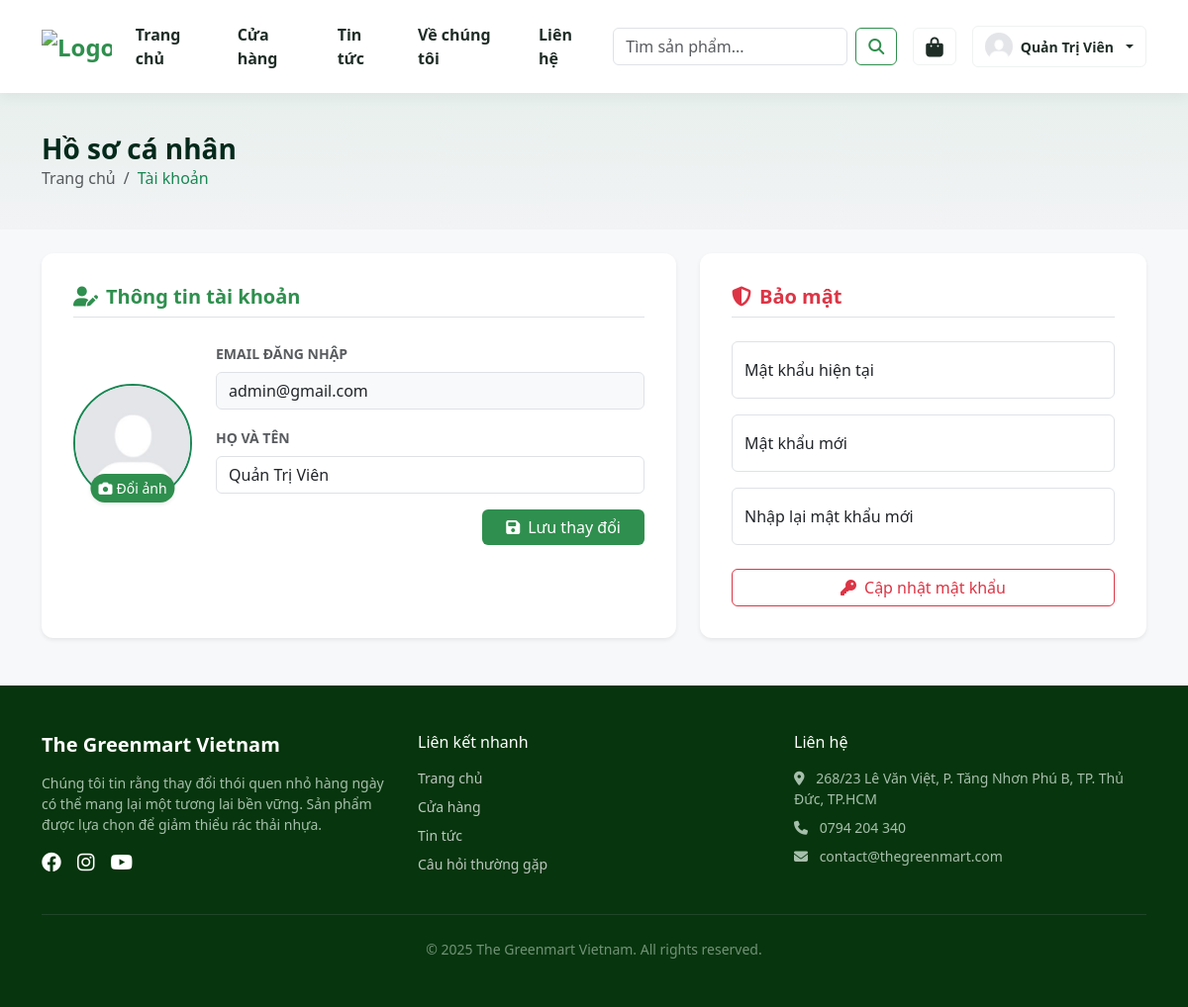
Page /index.php?controller=auth&action=profile (signed in) on the committed database.
### tables this page shows
CREATE TABLE IF NOT EXISTS `users` (
  `id` int(11) NOT NULL AUTO_INCREMENT,
  `full_name` varchar(100) NOT NULL,
  `email` varchar(100) NOT NULL,
  `password` varchar(255) NOT NULL,
  `avatar` varchar(255) DEFAULT 'default.png',
  `role` enum('admin','user') DEFAULT 'user',
  `created_at` timestamp DEFAULT current_timestamp(),
  PRIMARY KEY (`id`),
  UNIQUE KEY `email` (`email`)
);

### controllers/AuthController.php (called while the page is built, shortened)
<?php
class AuthController extends BaseController {
    private $userModel;
    public function __construct() {
        $this->userModel = new UserModel();
    }
    public function profile() {
        $user = $this->userModel->find('users', $_SESSION['user']['id']);
        $this->view('client/auth/profile', ['user' => $user]);
    }
}
?>

### models/BaseModel.php (called while the page is built, shortened)
<?php
class BaseModel {
    protected $conn;
    public function __construct() {
        $database = new Database();
        $this->conn = $database->getConnection();
    }
    public function find($table, $id) {
        $sql = "SELECT * FROM $table WHERE id = :id LIMIT 1";
        $stmt = $this->conn->prepare($sql);
        $stmt->execute(['id' => $id]);
        return $stmt->fetch(PDO::FETCH_ASSOC);
    }
}
?>

### config/database.php (called while the page is built, shortened)
<?php
class Database {
    private $host = "localhost";
    private $db_name = "database";
    private $username = "root";
    private $password = "";
    public function getConnection() {
        $this->conn = null;
        try {
            $this->conn = new PDO("mysql:host=" . $this->host . ";dbname=" . $this->db_name . ";charset=utf8", $this->username, $this->password);
            $this->conn->setAttribute(PDO::ATTR_ERRMODE, PDO::ERRMODE_EXCEPTION);
        } catch(PDOException $exception) {
            echo "Lỗi kết nối: " . $exception->getMessage();
        }
        return $this->conn;
    }
}
?>

### views/client/auth/profile.php (the view, shortened to what this page needs)
<?php include './views/layouts/header_client.php'; ?>
<section class="page-header-block mb-4">
    <div class="container">
        <h1 class="fw-bold h3 mb-0" style="color: #042a1b;">Hồ sơ cá nhân</h1>
        <nav aria-label="breadcrumb">
            <ol class="breadcrumb mb-0 small">
                <li class="breadcrumb-item"><a href="index.php" class="text-decoration-none text-muted">Trang chủ</a></li>
                <li class="breadcrumb-item active text-success" aria-current="page">Tài khoản</li>
            </ol>
        </nav>
    </div>
</section>
<div class="container mb-5">
    <div class="row justify-content-center g-4">
        <div class="col-lg-7">
            <div class="card border-0 shadow-sm p-3 h-100" style="border-radius: 12px;">
                <div class="card-body">
                    <h5 class="card-title fw-bold mb-4 pb-2 border-bottom" style="color: var(--green);">
                        <i class="fas fa-user-edit me-2"></i>Thông tin tài khoản
                    </h5>
                    <form action="index.php?controller=auth&action=updateProfile" method="POST" enctype="multipart/form-data">
                        <div class="d-flex flex-column flex-sm-row gap-4 align-items-center mb-4">
                            <div class="position-relative text-center">
                                <div class="rounded-circle overflow-hidden border border-2 border-success" style="width: 120px; height: 120px;">
                                    <img id="avatarPreview"
                                         src="./assets/uploads/<?php echo $user['avatar']; ?>"
                                         class="w-100 h-100 object-fit-cover"
                                         alt="Avatar">
                                </div>
                                <label class="btn btn-sm btn-green rounded-pill position-absolute bottom-0 start-50 translate-middle-x mb-n2 shadow-sm" style="white-space: nowrap;">
                                    <i class="fas fa-camera me-1"></i>Đổi ảnh
                                </label>
                            </div>
                            <div class="flex-grow-1 w-100">
                                <div class="mb-3">
                                    <label class="form-label text-muted small fw-bold">EMAIL ĐĂNG NHẬP</label>
                                    <input type="text" class="form-control bg-light" value="<?php echo $user['email']; ?>" disabled>
                                </div>
                                <div class="mb-3">
                                    <label class="form-label text-muted small fw-bold">HỌ VÀ TÊN</label>
                                    <input type="text" name="fullname" class="form-control" value="<?php echo htmlspecialchars($user['full_name']); ?>" required>
                                </div>
                                <div class="text-end mt-3">
                                    <button type="submit" class="btn btn-green px-4">
                                        <i class="fas fa-save me-2"></i>Lưu thay đổi
                                    </button>
                                </div>
                            </div>
                        </div>
                    </form>
                </div>
            </div>
        </div>
        <div class="col-lg-5">
            <div class="card border-0 shadow-sm p-3 h-100" style="border-radius: 12px;">
                <div class="card-body">
                    <h5 class="card-title fw-bold mb-4 pb-2 border-bottom text-danger">
                        <i class="fas fa-shield-alt me-2"></i>Bảo mật
                    </h5>
                    <form action="index.php?controller=auth&action=changePassword" method="POST">
                        <div class="form-floating mb-3">
                            <input type="password" class="form-control" id="curr_pass" name="current_password" placeholder="Mật khẩu hiện tại" required>
                            <label for="curr_pass">Mật khẩu hiện tại</label>
                        </div>
                        <div class="form-floating mb-3">
                            <input type="password" class="form-control" id="new_pass" name="new_password" placeholder="Mật khẩu mới" required minlength="6">
                            <label for="new_pass">Mật khẩu mới</label>
                        </div>
                        <div class="form-floating mb-3">
                            <input type="password" class="form-control" id="conf_pass" name="confirm_password" placeholder="Xác nhận mật khẩu" required>
                            <label for="conf_pass">Nhập lại mật khẩu mới</label>
                        </div>
                        <div class="d-grid mt-4">
                            <button type="submit" class="btn btn-outline-danger">
                                <i class="fas fa-key me-2"></i>Cập nhật mật khẩu
                            </button>
                        </div>
                    </form>
                </div>
            </div>
        </div>
    </div>
</div>
<?php include './views/layouts/footer_client.php'; ?>

### views/layouts/header_client.php (style rules this page uses)
:root { --green: #2f8f4e; --dark-green: #07350dff; }
body { background-color: #f7f8fa; }
.btn-green { background-color: var(--green); color: #fff; border: none; font-weight: 500; }
.page-header-block { background: linear-gradient(180deg, rgba(47, 143, 78, 0.08), rgba(0, 0, 0, 0.02)); padding: 40px 0; margin-bottom: 40px; }

### rows in the picture
users: avatar (placeholder picture), email "admin@gmail.com", fullname "Quản Trị Viên"

### other values in the picture
$_SESSION['user']['name'] "Quản Trị Viên"
$settings['site_name'] "The Greenmart Vietnam"
$settings['contact_address'] "268/23 Lê Văn Việt, P. Tăng Nhơn Phú B, TP. Thủ Đức, TP.HCM"
$settings['contact_phone'] "0794 204 340"
$settings['contact_email'] "contact@thegreenmart.com"
